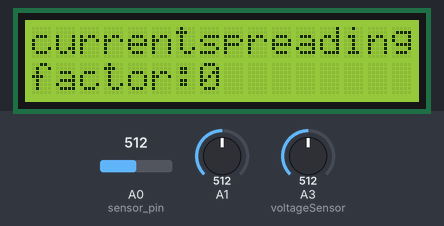
The sketch below on a simulated Arduino Uno, built with avr-gcc and run on an emulated ATmega328P. On the bench: 16×2 character LCD. The test bench sets the inputs (shaded band); at power-on: A0 (sensor_pin) = 512, A1 = 512, A3 (voltageSensor) = 512. No radio packets arrive unless stated; what the sketch prints to the serial monitor is not drawn.

Above: at 25.2 s.
At 26.2 s:
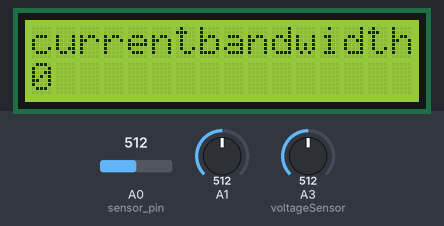
At 27.2 s:
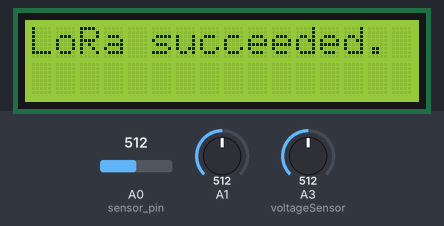
At 28.1 s:
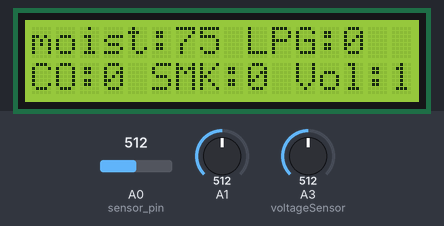

Measured:
- what the display in image 0 shows lasts 1.1 s, from 25.1 s to 26.2 s
- what the display in image 2 shows lasts 0.7 s, from 27.2 s to 27.9 s
- what the display in image 3 shows lasts 1.8 s, from 28.0 s to 29.8 s

The sketch:

_Sender_final_proj_with_sensor_lora_json_disp_working_21-04-.ino
```cpp
#define         MQ_PIN                       (1)     //define which analog input channel you are going to use
#define         RL_VALUE                     (5)     //define the load resistance on the board, in kilo ohms
#define         RO_CLEAN_AIR_FACTOR          (9.83)  //RO_CLEAR_AIR_FACTOR=(Sensor resistance in clean air)/RO,
//which is derived from the chart in datasheet
#define         CALIBARAION_SAMPLE_TIMES     (50)    //define how many samples you are going to take in the calibration phase
#define         CALIBRATION_SAMPLE_INTERVAL  (500)   //define the time interal(in milisecond) between each samples in the
//cablibration phase
#define         READ_SAMPLE_INTERVAL         (50)    //define how many samples you are going to take in normal operation
#define         READ_SAMPLE_TIMES            (5)     //define the time interal(in milisecond) between each samples in


#define         GAS_LPG                      (0)
#define         GAS_CO                       (1)
#define         GAS_SMOKE                    (2)
float           LPGCurve[3]  =  {2.3, 0.21, -0.47}; //two points are taken from the curve.
float           COCurve[3]  =  {2.3, 0.72, -0.34};  //two points are taken from the curve.
float           SmokeCurve[3] = {2.3, 0.53, -0.44}; //two points are taken from the curve.
float           Ro           =  10;                 //Ro is initialized to 10 kilo ohms
int sensor_pin = A0;
int output_value ;
int lpg;
int smoke;

#include <ArduinoJson.h>
int co;
int counter = 0;
int LED_BUILTIN1 = 3;
int ID = 2;  // 0x11 for 1 and 0x22 for 2
int SyncWord = 0x22;


#include <Wire.h>
#include <LiquidCrystal_I2C.h>
#include <SPI.h>
#include "LoRa.h"
#include <Adafruit_Sensor.h>
#include <DHT.h>
#include <DHT_U.h>
#include <stdlib.h>
#include<ACS712.h>
LiquidCrystal_I2C lcd(0x27, 16, 2);


float MQResistanceCalculation(int raw_adc)
{
  return ( ((float)RL_VALUE * (1023 - raw_adc) / raw_adc));
}

float MQCalibration(int mq_pin)
{
  int i;
  float val = 0;

  for (i = 0; i < CALIBARAION_SAMPLE_TIMES; i++) {      //take multiple samples
    val += MQResistanceCalculation(analogRead(mq_pin));
    delay(CALIBRATION_SAMPLE_INTERVAL);
  }
  val = val / CALIBARAION_SAMPLE_TIMES;                 //calculate the average value

  val = val / RO_CLEAN_AIR_FACTOR;                      //divided by RO_CLEAN_AIR_FACTOR yields the Ro
  //according to the chart in the datasheet
  return val;
}

float MQRead(int mq_pin)
{
  int i;
  float rs = 0;

  for (i = 0; i < READ_SAMPLE_TIMES; i++) {
    rs += MQResistanceCalculation(analogRead(mq_pin));
    delay(READ_SAMPLE_INTERVAL);
  }
  rs = rs / READ_SAMPLE_TIMES;
  return rs;
}


int MQGetGasPercentage(float rs_ro_ratio, int gas_id)
{
  if ( gas_id == GAS_LPG ) {
    return MQGetPercentage(rs_ro_ratio, LPGCurve);
  } else if ( gas_id == GAS_CO ) {
    return MQGetPercentage(rs_ro_ratio, COCurve);
  } else if ( gas_id == GAS_SMOKE ) {
    return MQGetPercentage(rs_ro_ratio, SmokeCurve);
  }

  return 0;
}


int  MQGetPercentage(float rs_ro_ratio, float *pcurve)
{
  return (pow(10, ( ((log(rs_ro_ratio) - pcurve[1]) / pcurve[2]) + pcurve[0])));
}
#define DHTPIN 2
#define DHTTYPE DHT11
//DHT dht(DHTPIN, DHTTYPE);
ACS712 sensor(ACS712_20A, A2);  // curent sensor
unsigned long last_time = 0;
unsigned long current_time = 0;
const int voltageSensor = A3;   // voltage sensor
float vOUT = 0.0;
int vIN = 0.0;
float R1 = 30000.0;
float R2 = 7500.0;
int value = 0;
int moisture;


void setup()
{
  // Debug console
  // Serial.begin(9600);

  // Blynk will work through Serial
  // Do not read or write this serial manually in your sketch
  Serial.begin(9600);
  Serial.print("im testing");
  Serial.print("Calibrating...\n");
  Ro = MQCalibration(MQ_PIN);                       //Calibrating the sensor. Please make sure the sensor is in clean air
  //when you perform the calibration
  Serial.print("Calibration is done...\n");
  Serial.print("Ro=");
  Serial.print(Ro);
  Serial.print("kohm");
  Serial.print("\n");
  sensor.calibrate();
  lcd.init();
  lcd.backlight();
  Serial.println("LoRa Sender");
  if (!LoRa.begin(433E6)) {
    Serial.println("Starting LoRa failed!");
    while (1);
  }
  LoRa.setSpreadingFactor(12);           // ranges from 6-12,default 7 see API docs
  LoRa.setSignalBandwidth(62.5E3 );           // for -139dB (page - 112)
  LoRa.setCodingRate4(8);                   // for -139dB (page - 112)
  LoRa.setSyncWord(SyncWord);

  Serial.print("current spreading factor : ");
  Serial.println(LoRa.getSpreadingFactor());
  Serial.print("current bandwidth : ");
  Serial.println(LoRa.getSignalBandwidth());
  Serial.println("LoRa init succeeded.");

  lcd.clear();
  lcd.setCursor(0, 0);

  int s = LoRa.getSpreadingFactor();
  lcd.print("currentspreadingfactor:");
  lcd.setCursor(0, 1);
  lcd.print("factor:");
  lcd.print(s);
  int b = LoRa.getSignalBandwidth();
  delay(1000);
  lcd.clear();
  lcd.setCursor(0, 0);
  lcd.print("currentbandwidth");
  lcd.setCursor(0, 1);
  lcd.print(b);
  delay(1000);
  lcd.clear();
  lcd.setCursor(0, 0);
  lcd.print("LoRa succeeded.");


  DynamicJsonBuffer jsonBuffer;

  String input =
    "{\"sensor\":\"gps\",\"time\":1351824120,\"data\":[48.756080,2.302038]}";

  JsonObject& root = jsonBuffer.parseObject(input);
  //  JsonObject.stringify(root);
}


void loop()
{


  output_value = analogRead(sensor_pin);
  output_value = map(output_value, 784, 423, 0, 100);
  Serial.print("Mositure : ");
  Serial.print(output_value);
  Serial.println("%");
  lpg = MQGetGasPercentage(MQRead(MQ_PIN) / Ro, GAS_LPG);
  co  = MQGetGasPercentage(MQRead(MQ_PIN) / Ro, GAS_CO);
  smoke = MQGetGasPercentage(MQRead(MQ_PIN) / Ro, GAS_SMOKE);

  value = analogRead(voltageSensor);
  vOUT = (value * 5.0) / 1024.0;
  vIN = vOUT / (R2 / (R1 + R2)); //print vin


  String mois;
  String lp;
  String c;
  String sm;
  String v;

  Serial.print("lpg:");
  Serial.println(lpg + "0");
  Serial.print("co:");
  Serial.println(co + "0");
  Serial.print("vOLTAGE:");
  Serial.println(vIN);
  mois = output_value;
  lp = lpg;
  c = co;
  sm = smoke;
  v = vIN;


  DynamicJsonBuffer jsonBuffer;

    String  t = "{\"moisture\": \""+mois+"\"," "\"co\": \""+c+"\"," "\"sm\": \""+sm+"\"," "\"lpg\": \""+lp+"\"," "\"volt\": \""+v+"\"}";
     LoRa.idle();
  Serial.print("Sending packet: ");
  Serial.println(counter);
  //LoRa.print();
  LoRa.beginPacket();
  LoRa.print(t);
  LoRa.print('\r');
  lcd.clear();
  lcd.setCursor(0, 0);
  lcd.print("packet sent");
  LoRa.endPacket();
  LoRa.sleep();

  lcd.setCursor(0, 0);
  lcd.clear();
  lcd.print("moist:");
  lcd.print(output_value);// 1
Serial.println(t);
  lcd.setCursor(9, 0);
  lcd.print("LPG:");
  lcd.print(lp);// 2

  lcd.setCursor(0, 1);
  lcd.print("CO:");
  lcd.print(c);// 3

  lcd.setCursor(5, 1);
  lcd.print("SMK:");
  lcd.print(sm);// 4


  lcd.setCursor(11, 1);
  lcd.print("Vol:");
  lcd.print(v);// 5

  delay(1000);

}
```
